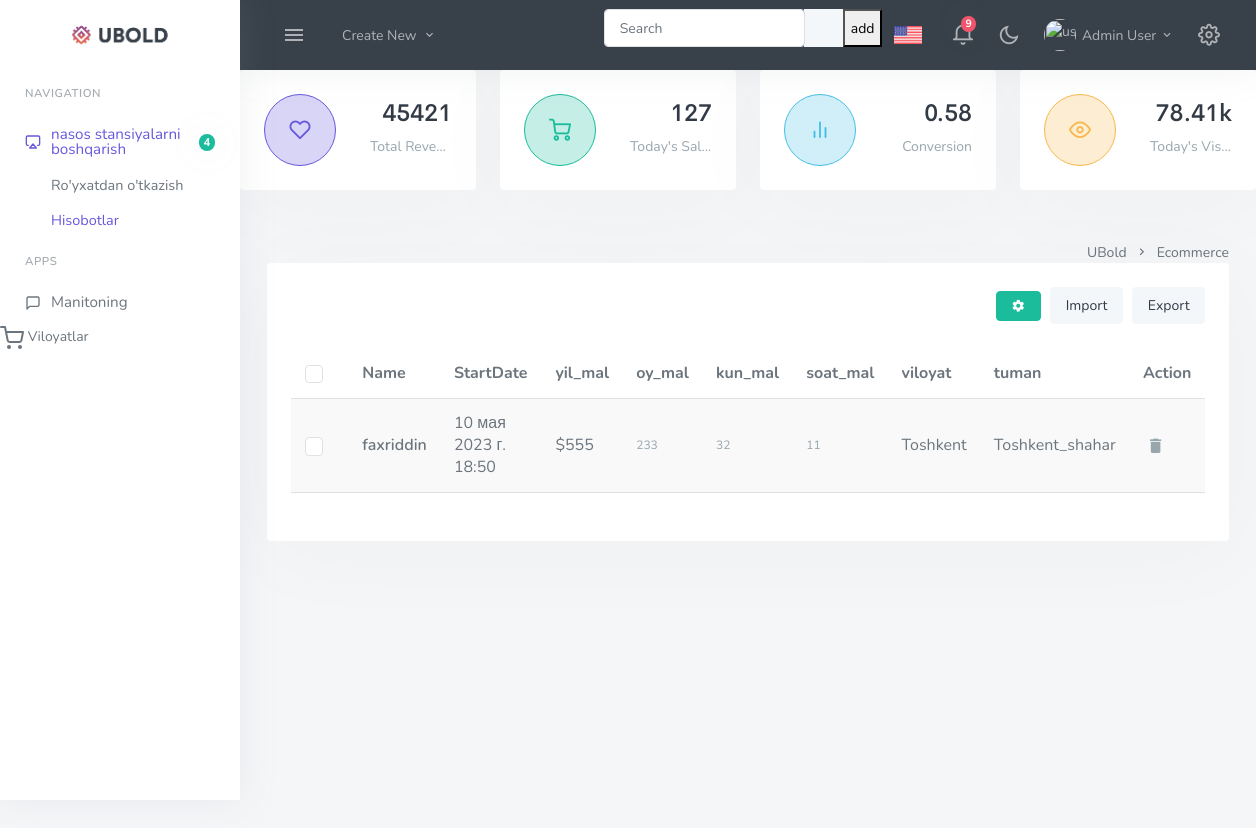
The page /report/6/ on the database as committed earlier.
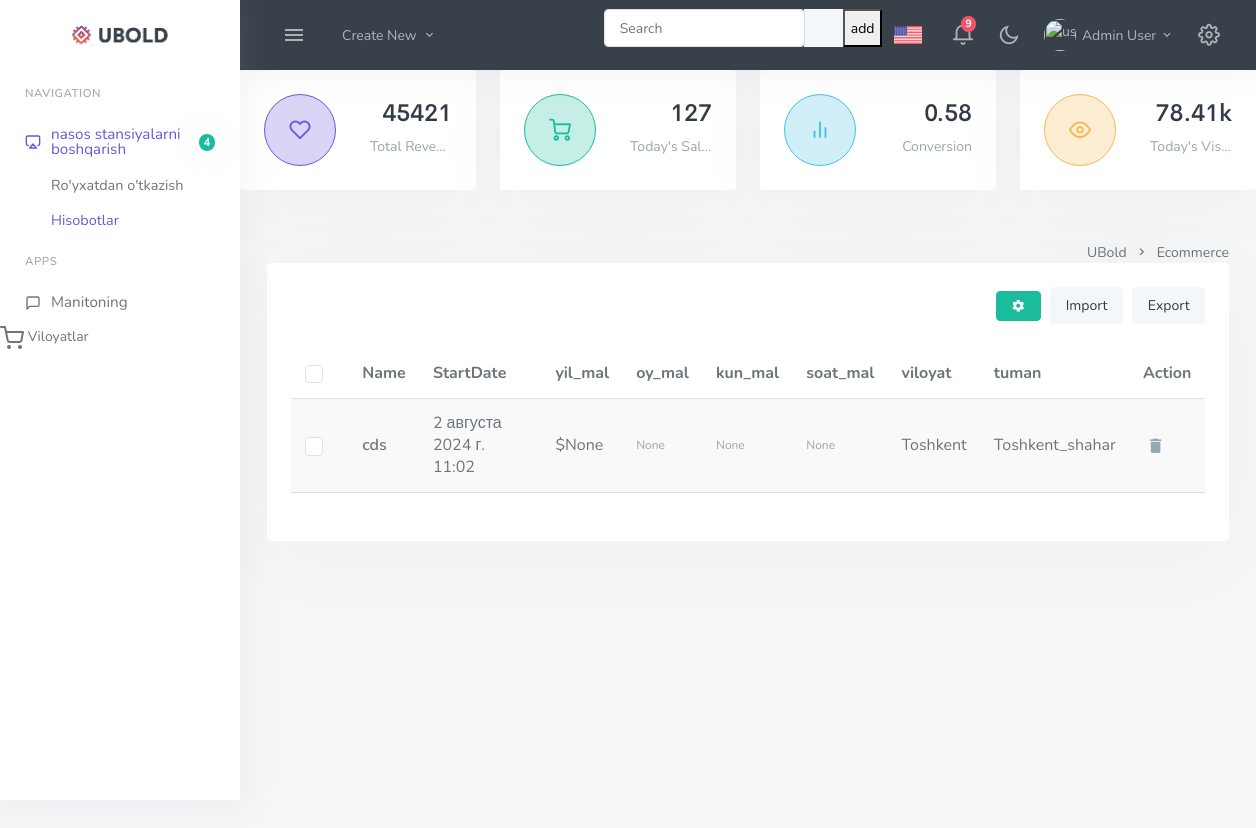
The same page on the database as committed later.
### projectapp/models.py (models this page shows, shortened)
class Pump(models.Model):
    name = models.CharField(max_length=100000)
    info = models.TextField()
    StartDate = models.DateTimeField(auto_now_add=True)
    UpdateDate = models.DateTimeField(auto_now=True)
    image = models.ImageField(upload_to='media/',blank=True,null=True)
    province = models.ForeignKey(Province, models.SET_NULL, null=True, blank=True)
    subprovince = models.ForeignKey(SubProvince, models.SET_NULL, null=True, blank=True)
    umumiy_mal = models.IntegerField(blank=True,null=True)
    oy_mal = models.IntegerField(blank=True,null=True)
    kun_mal = models.IntegerField(blank=True,null=True)
    soat_mal = models.IntegerField(blank=True,null=True)

class Province(models.Model):
    title = models.CharField(max_length=255)
    def __str__(self):
        return self.title

class SubProvince(models.Model):
    title = models.CharField(max_length=255)
    province = models.ForeignKey(Province, models.CASCADE)
    def __str__(self):
        return self.title

### projectapp/views.py (the view)
# urls.py: path('report/<int:pk>/',report,name='report'),
def report(request, pk):
    provinces = Province.objects.all()
    sub = Pump.objects.filter(subprovince__pk=pk)
    ctx = {
        'sub':sub,
        'pro': provinces
    }
    return render(request,'pump.html',ctx)

### templates/pump.html (shortened to what this page needs)
{% extends 'base.html' %}
{% load static %}
{% block main %}
<div class="row">
    <div class="col-md-6 col-xl-3">
        <div class="widget-rounded-circle card">
            <div class="card-body">
                <div class="row">
                    <div class="col-6">
                        <div class="avatar-lg rounded-circle bg-soft-primary border-primary border">
                            <i class="fe-heart font-22 avatar-title text-primary"></i>
                        </div>
                    </div>
                    <div class="col-6">
                        <div class="text-end">
                            <h3 class="text-dark mt-1"><span data-plugin="counterup">45421</span></h3>
                            <p class="text-muted mb-1 text-truncate">Total Revenue</p>
                        </div>
                    </div>
                </div>
            </div>
        </div>
    </div>
    <div class="col-md-6 col-xl-3">
        <div class="widget-rounded-circle card">
            <div class="card-body">
                <div class="row">
                    <div class="col-6">
                        <div class="avatar-lg rounded-circle bg-soft-success border-success border">
                            <i class="fe-shopping-cart font-22 avatar-title text-success"></i>
                        </div>
                    </div>
                    <div class="col-6">
                        <div class="text-end">
                            <h3 class="text-dark mt-1"><span data-plugin="counterup">127</span></h3>
                            <p class="text-muted mb-1 text-truncate">Today's Sales</p>
                        </div>
                    </div>
                </div>
            </div>
        </div>
    </div>
    <div class="col-md-6 col-xl-3">
        <div class="widget-rounded-circle card">
            <div class="card-body">
                <div class="row">
                    <div class="col-6">
                        <div class="avatar-lg rounded-circle bg-soft-info border-info border">
                            <i class="fe-bar-chart-line- font-22 avatar-title text-info"></i>
                        </div>
                    </div>
                    <div class="col-6">
                        <div class="text-end">
                            <h3 class="text-dark mt-1"><span data-plugin="counterup">0.58</span></h3>
                            <p class="text-muted mb-1 text-truncate">Conversion</p>
                        </div>
                    </div>
                </div>
            </div>
        </div>
    </div>
    <div class="col-md-6 col-xl-3">
        <div class="widget-rounded-circle card">
            <div class="card-body">
                <div class="row">
                    <div class="col-6">
                        <div class="avatar-lg rounded-circle bg-soft-warning border-warning border">
                            <i class="fe-eye font-22 avatar-title text-warning"></i>
                        </div>
                    </div>
                    <div class="col-6">
                        <div class="text-end">
                            <h3 class="text-dark mt-1"><span data-plugin="counterup">78.41</span>k</h3>
                            <p class="text-muted mb-1 text-truncate">Today's Visits</p>
                        </div>
                    </div>
                </div>
            </div>
        </div>
    </div>
</div>
                <div class="content">
                    <div class="container-fluid">
                        <div class="row">
                            <div class="col-12">
                                <div class="page-title-box">
                                    <div class="page-title-right">
                                        <ol class="breadcrumb m-0">
                                            <li class="breadcrumb-item"><a href="javascript: void(0);">UBold</a></li>
                                            <li class="breadcrumb-item"><a href="javascript: void(0);">Ecommerce</a></li>
                                        </ol>
                                    </div>
                                </div>
                            </div>
                        </div>
                        <div class="row">
                            <div class="col-12">
                                <div class="card">
                                    <div class="card-body">
                                        <div class="row mb-2">
                                            <div class="col-sm-4">
                                            </div>
                                            <div class="col-sm-8">
                                                <div class="text-sm-end">
                                                    <button type="button" class="btn btn-success mb-2 me-1"><i class="mdi mdi-cog"></i></button>
                                                    <button type="button" class="btn btn-light mb-2 me-1">Import</button>
                                                    <button type="button" class="btn btn-light mb-2">Export</button>
                                                </div>
                                            </div>
                                        </div>
                                        <div class="table-responsive">
                                            <table class="table table-centered table-striped dt-responsive nowrap w-100" id="products-datatable">
                                                <thead>
                                                    <tr>
                                                        <th style="width: 20px;">
                                                            <div class="form-check">
                                                                <input type="checkbox" class="form-check-input" id="customCheck1">
                                                                <label class="form-check-label" for="customCheck1">&nbsp;</label>
                                                            </div>
                                                        </th>
                                                        <th>Name</th>
                                                        <th>StartDate</th>
                                                        <th>yil_mal</th>
                                                        <th>oy_mal</th>
                                                        <th>kun_mal</th>
                                                        <th>soat_mal</th>
                                                        <th>viloyat</th>
                                                        <th>tuman</th>
                                                        <th style="width: 70px;">Action</th>
                                                    </tr>
                                                </thead>
                                                <tbody>
                                                   {% for pump in sub %}
                                                        <tr>
                                                            <td>
                                                                <div class="form-check">
                                                                    <input type="checkbox" class="form-check-input" id="customCheck2">
                                                                </div>
                                                            </td>
                                                            <td class="table-user">
                                                                <a href="javascript:void(0);" class="text-body fw-semibold">{{ pump.name }}</a>
                                                            </td>
                                                            <td>{{ pump.StartDate }}</td>
                                                            <td>
                                                                ${{ pump.umumiy_mal }}
                                                            </td>
                                                            <td>
                                                            <small class="text-muted"> {{ pump.oy_mal }}</small>
                                                            </td>
                                                            <td>
                                                              <small class="text-muted">{{ pump.kun_mal }}</small>
                                                            </td>
                                                            <td>
                                                             <small class="text-muted">{{ pump.soat_mal }}</small>
                                                             </td>
                                                            <td>
                                                                {{ pump.province }}
                                                            </td>
                                                            <td>
                                                                {{ pump.subprovince }}
                                                            </td>
                                                            <td>
                                                                <a href="{%url 'pump_delete' pk=pump.pk %}" class="action-icon"> <i class="mdi mdi-delete"></i></a>
                                                            </td>
                                                        </tr>
                                                   {% endfor %}
                                                </tbody>
                                            </table>
                                        </div>
{% endblock main %}

Rows that differ between the two databases and show on the page:
removed Pump: name "faxriddin", StartDate "10 мая 2023 г. 18:50", umumiy_mal "555", oy_mal "233", kun_mal "32", soat_mal "11", province "Toshkent", subprovince "Toshkent_shahar"
added Pump: name "cds", StartDate "2 августа 2024 г. 11:02", umumiy_mal "None", oy_mal "None", kun_mal "None", soat_mal "None", province "Toshkent", subprovince "Toshkent_shahar"
